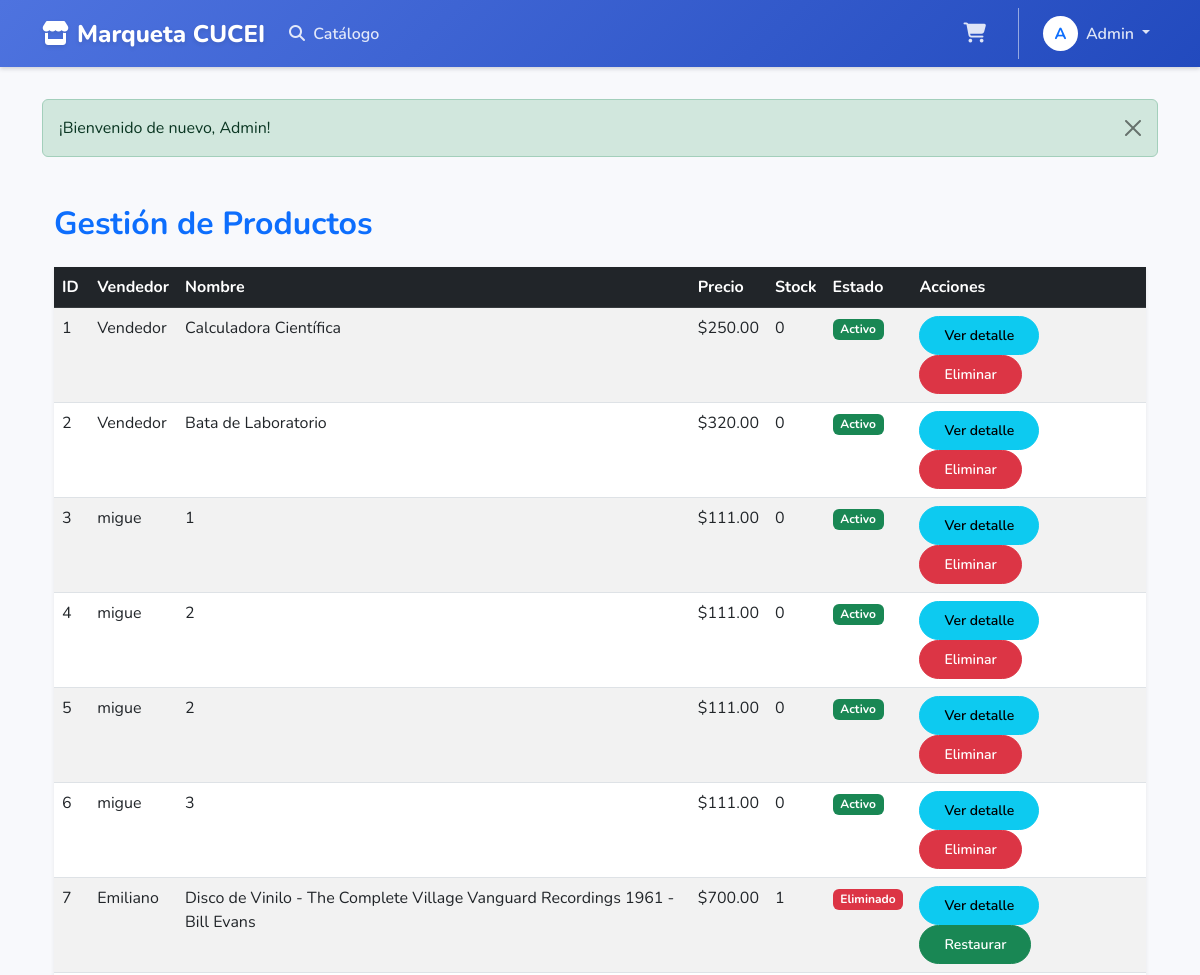
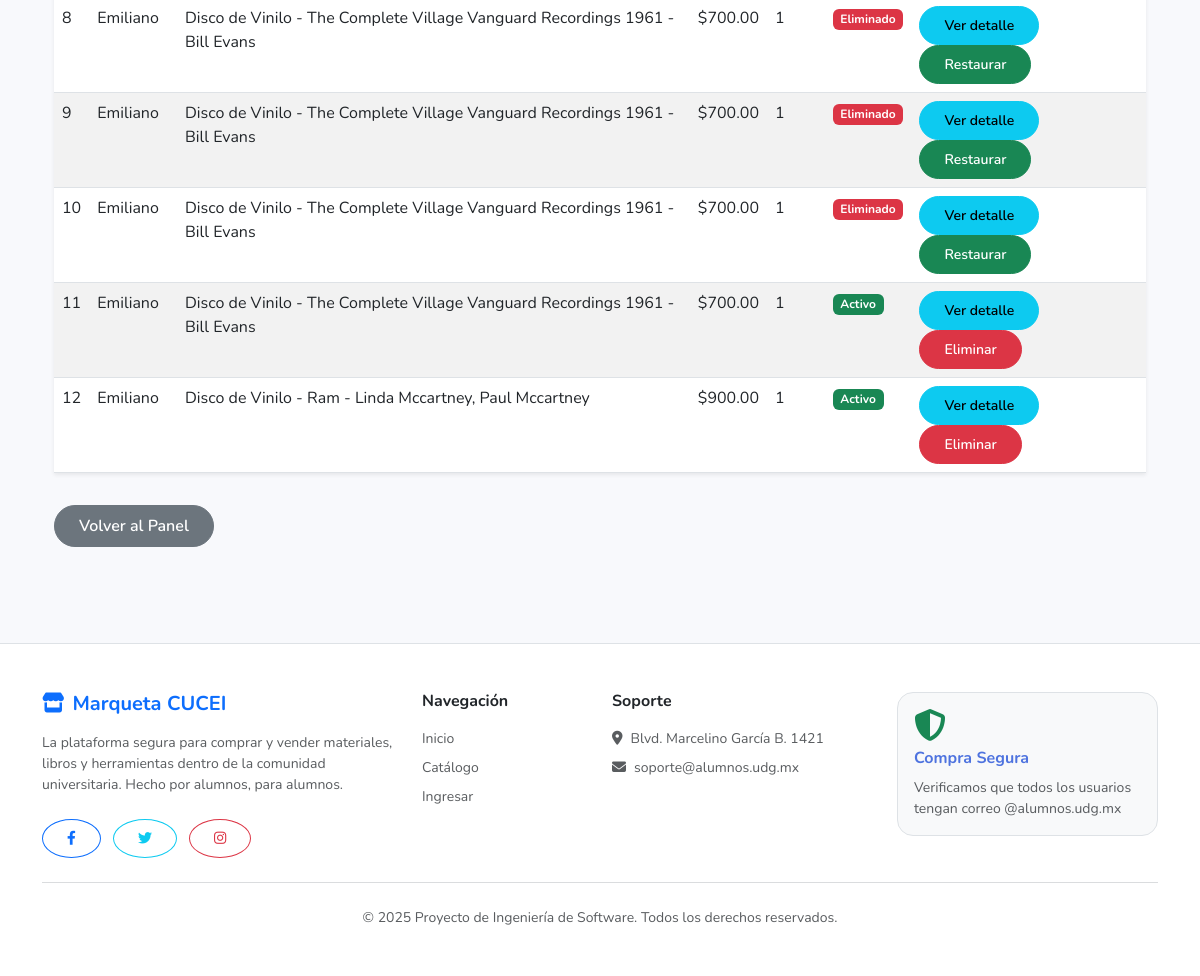
The app's page /admin/productos.php (signed in) with its own data (2 pictures, top to bottom).
### tables this page shows
CREATE TABLE `productos` (
  `id` int(11) NOT NULL,
  `vendedor_id` int(11) NOT NULL DEFAULT 1,
  `nombre` varchar(100) NOT NULL,
  `descripcion` text DEFAULT NULL,
  `codigo` varchar(50) NOT NULL,
  `archivo` varchar(255) DEFAULT NULL,
  `precio` decimal(10,2) NOT NULL,
  `costo` decimal(10,2) NOT NULL,
  `stock` int(11) NOT NULL,
  `eliminado` tinyint(4) DEFAULT 0
);

CREATE TABLE `clientes` (
  `id` int(11) NOT NULL,
  `nombre` varchar(100) NOT NULL,
  `apellidos` varchar(100) NOT NULL,
  `correo` varchar(100) NOT NULL,
  `password` varchar(255) NOT NULL,
  `rol` varchar(20) NOT NULL DEFAULT 'comprador',
  `eliminado` tinyint(4) DEFAULT 0
);

### admin/productos.php (the view, shortened to what this page needs)
<?php
require_once __DIR__ . '/../includes/header.php';
$stmt = $pdo->query("
    SELECT
        p.id,
        p.vendedor_id,
        c.nombre AS vendedor,
        p.nombre AS producto,
        p.precio,
        p.stock,
        p.eliminado
    FROM productos p
    JOIN clientes c ON p.vendedor_id = c.id
    ORDER BY p.id ASC
");
$productos = $stmt->fetchAll(PDO::FETCH_ASSOC);
?>
<div class="container my-5">
    <h2 class="fw-bold text-primary mb-4">Gestión de Productos</h2>
    <table class="table table-striped table-hover shadow-sm">
        <thead class="table-dark">
            <tr>
                <th>ID</th>
                <th>Vendedor</th>
                <th>Nombre</th>
                <th>Precio</th>
                <th>Stock</th>
                <th>Estado</th>
                <th>Acciones</th>
            </tr>
        </thead>
        <tbody>
        <?php foreach ($productos as $p): ?>
            <tr>
                <td><?php echo $p['id']; ?></td>
                <td><?php echo e($p['vendedor']); ?></td>
                <td><?php echo e($p['producto']); ?></td>
                <td>$<?php echo number_format($p['precio'], 2); ?></td>
                <td><?php echo $p['stock']; ?></td>
                <td>
                    <?php if ($p['eliminado'] == 1): ?>
                        <span class="badge bg-danger">Eliminado</span>
                    <?php else: ?>
                        <span class="badge bg-success">Activo</span>
                    <?php endif; ?>
                </td>
                <td>
                    <a href="ver_producto.php?id=<?= $p['id']; ?>&return=productos.php"
                       class="btn btn-sm btn-info">
                       Ver detalle
                    </a>
                    <?php if ($p['eliminado'] == 1): ?>
                        <a href="restaurar_producto.php?id=<?= $p['id']; ?>&return=productos.php"
                           class="btn btn-sm btn-success">
                           Restaurar
                        </a>
                    <?php else: ?>
                        <a href="eliminar_producto.php?id=<?= $p['id']; ?>&from=productos"
                           class="btn btn-sm btn-danger"
                           onclick="return confirm('¿Eliminar este producto?');">
                           Eliminar
                        </a>
                    <?php endif; ?>
                </td>
            </tr>
        <?php endforeach; ?>
        </tbody>
    </table>
    <a href="dashboard.php" class="btn btn-secondary mt-3">Volver al Panel</a>
</div>
<?php require_once __DIR__ . '/../includes/footer.php'; ?>

### assets/css/styles.css (style rules this page uses)
:root { --primary-gradient: linear-gradient(135deg, #4e73df 0%, #224abe 100%); --secondary-gradient: linear-gradient(135deg, #858796 0%, #60616f 100%); --surface-color: #ffffff; --bg-color: #f8f9fc; --text-primary: #5a5c69; --text-heading: #4e73df; --shadow-sm: 0 .125rem .25rem 0 rgba(58,59,69,.2)!important; --shadow-lg: 0 1rem 3rem rgba(0,0,0,.175)!important; --radius-card: 1rem; --radius-btn: 50rem; }
body { background-color: var(--bg-color); font-family: 'Nunito', -apple-system, BlinkMacSystemFont, "Segoe UI", Roboto, "Helvetica Neue", Arial, sans-serif; color: var(--text-primary); display: flex; flex-direction: column; min-height: 100vh; }
h1, h2, h3, h4, h5, h6 { color: #4e73df; font-weight: 700; }
.btn { border-radius: var(--radius-btn); padding: 0.5rem 1.5rem; font-weight: 600; transition: all 0.3s; }

### records on screen
productos: id "1", clientes.nombre "Vendedor", nombre "Calculadora Científica", precio "250.00", stock "0", eliminado "Activo"
productos: id "2", clientes.nombre "Vendedor", nombre "Bata de Laboratorio", precio "320.00", stock "0", eliminado "Activo"
productos: id "3", clientes.nombre "migue", nombre "1", precio "111.00", stock "0", eliminado "Activo"
productos: id "4", clientes.nombre "migue", nombre "2", precio "111.00", stock "0", eliminado "Activo"
productos: id "5", clientes.nombre "migue", nombre "2", precio "111.00", stock "0", eliminado "Activo"
productos: id "6", clientes.nombre "migue", nombre "3", precio "111.00", stock "0", eliminado "Activo"
productos: id "7", clientes.nombre "Emiliano", nombre "Disco de Vinilo - The Complete Village Vanguard Recordings 1961 - Bill Evans", precio "700.00", stock "1", eliminado "Eliminado"
productos: id "8", clientes.nombre "Emiliano", nombre "Disco de Vinilo - The Complete Village Vanguard Recordings 1961 - Bill Evans", precio "700.00", stock "1", eliminado "Eliminado"
productos: id "9", clientes.nombre "Emiliano", nombre "Disco de Vinilo - The Complete Village Vanguard Recordings 1961 - Bill Evans", precio "700.00", stock "1", eliminado "Eliminado"
productos: id "10", clientes.nombre "Emiliano", nombre "Disco de Vinilo - The Complete Village Vanguard Recordings 1961 - Bill Evans", precio "700.00", stock "1", eliminado "Eliminado"
productos: id "11", clientes.nombre "Emiliano", nombre "Disco de Vinilo - The Complete Village Vanguard Recordings 1961 - Bill Evans", precio "700.00", stock "1", eliminado "Activo"
productos: id "12", clientes.nombre "Emiliano", nombre "Disco de Vinilo - Ram - Linda Mccartney, Paul Mccartney", precio "900.00", stock "1", eliminado "Activo"

### other values on screen
substr($_SESSION['user_nombre'], 0, 1) "A"
$_SESSION['user_nombre'] "Admin"
$_SESSION['flash']['msg'] "¡Bienvenido de nuevo, Admin!"
